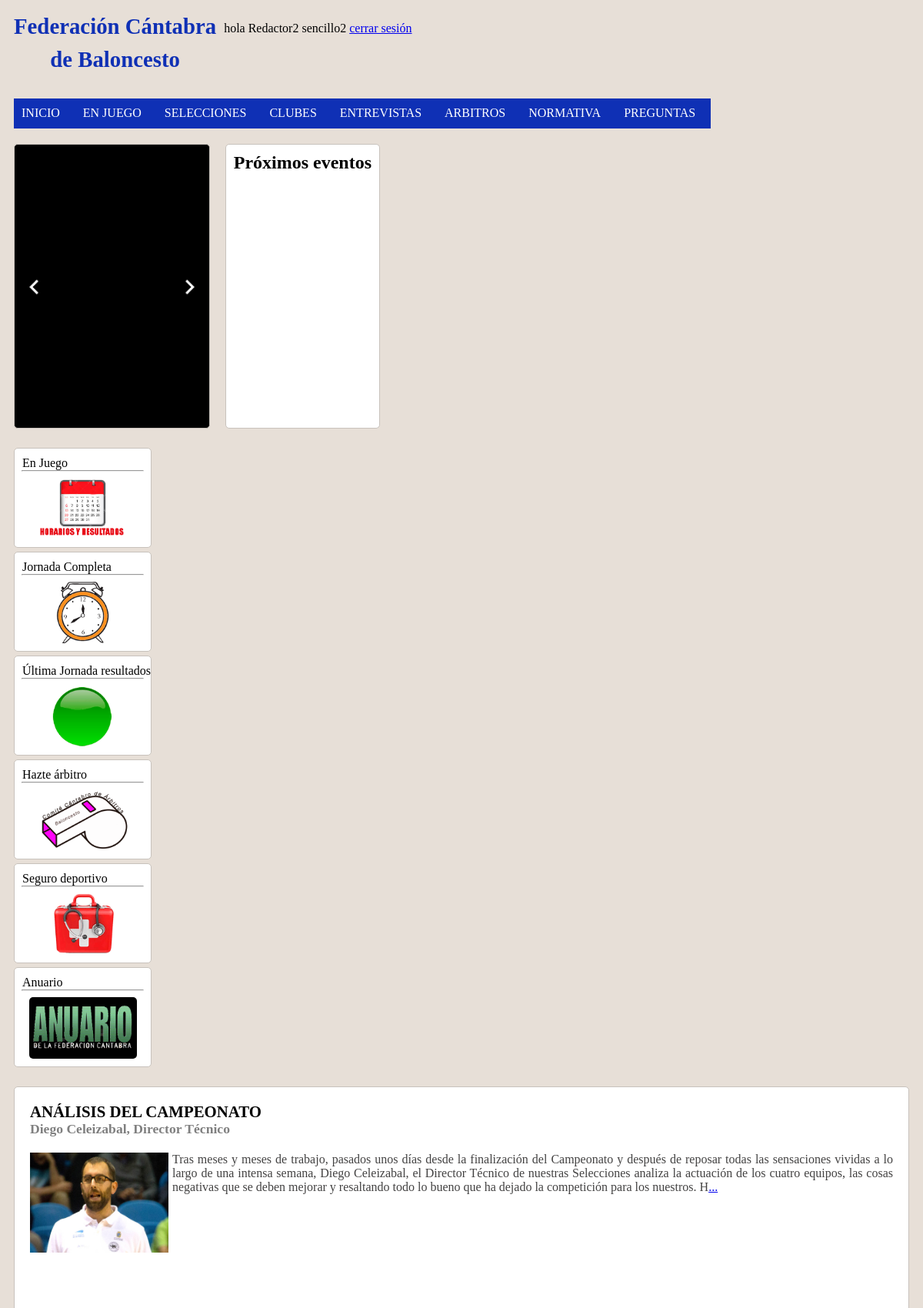
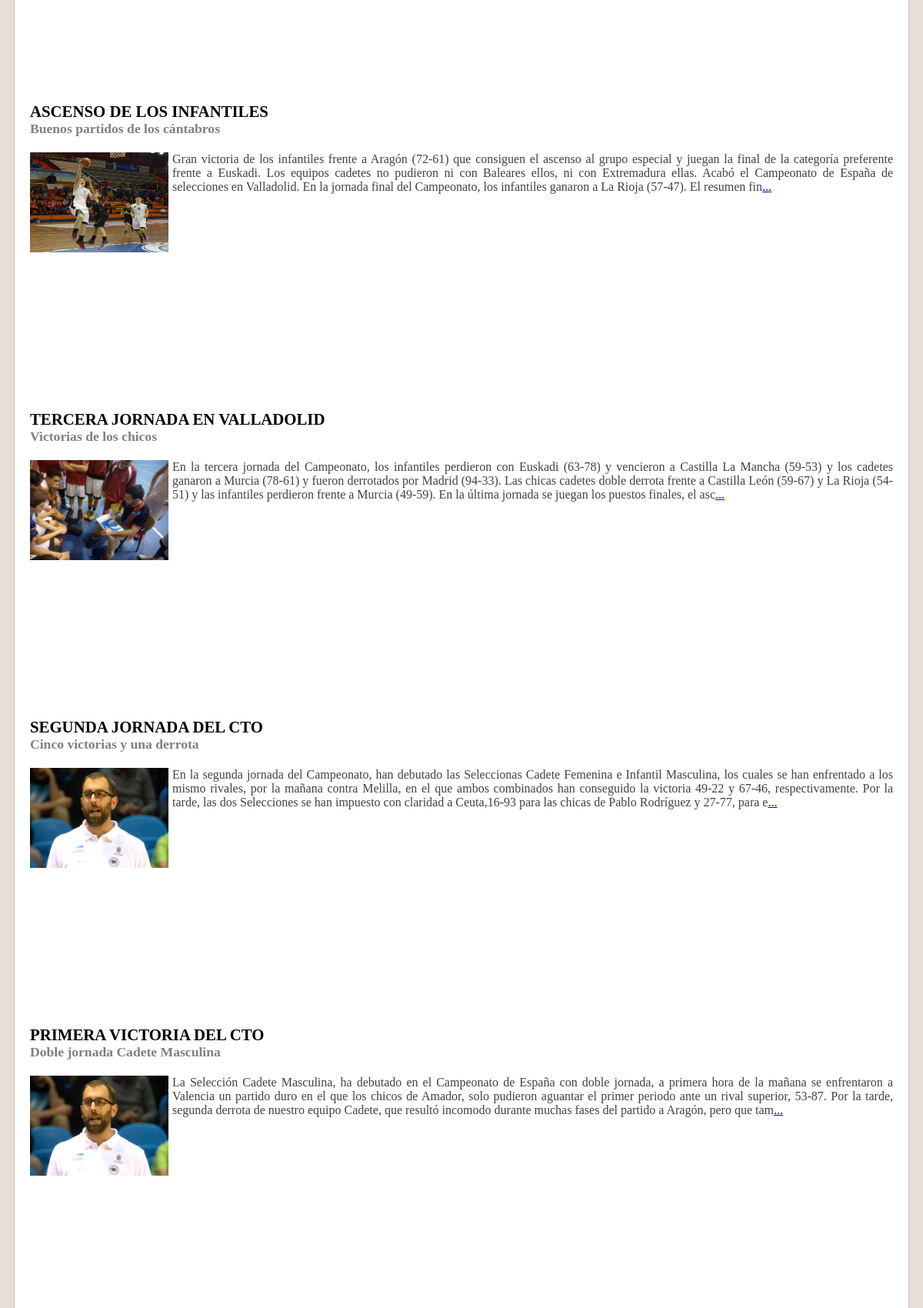
The app's page / (signed in, upper part) with its own data (2 pictures, top to bottom).
### tables this page shows
CREATE TABLE IF NOT EXISTS noticias (
	id int(10) NOT NULL AUTO_INCREMENT PRIMARY KEY,
	id_usuario int(10) NOT NULL,
	id_categoria int(10) NOT NULL,
	id_subcategoria int(10) NOT NULL,
	titulo varchar(50) NOT NULL,
	subtitulo varchar(50),
	texto varchar(1500) NOT NULL,
	fecha date NOT NULL,
	imagen varchar(255)
);

### librerias/framework.php (called while the page is built, shortened)
<?php
include 'librerias/conexionpdo.php';
function loader($componente){
	include 'controllers/'.$componente.'_controller.php';
	$buffer = ob_get_clean();
	return $buffer;
}

### models/main_model.php (called while the page is built, shortened)
<?php
class modelMain{
    public static function obtenNoticias($categoria,$subcategoria){
        $db = new database();
        $sql = 'SELECT noticias.id ,noticias.titulo, noticias.subtitulo, noticias.texto, noticias.fecha, noticias.imagen FROM noticias,categorias,subcategorias WHERE categorias.nombre = :categoria_nombre AND subcategorias.nombre = :subcategoria_nombre AND noticias.id_categoria = categorias.id AND noticias.id_subcategoria = subcategorias.id LIMIT 6';
        $params = array(
            ':categoria_nombre'   => $categoria,
            ':subcategoria_nombre' => $subcategoria
        );
        $db->query($sql,$params);
        $noticias = $db->cargaMatriz();
        return $noticias;
    }
}
?>

### librerias/conexionpdo.php (called while the page is built, shortened)
<?php
class database {
    private $conexion;
    private $stmt;
    private $driver = 'mysql';
    private $dbhost = 'localhost';
    private $dbuser = 'jesus';
    private $dbpass = 'bueno';
    private $dbname = 'federacion';
    public function __construct() {
        try {
            $this->conexion = new PDO($this->driver.':host='.$this->dbhost.';dbname='.$this->dbname, $this->dbuser, $this->dbpass,array(PDO::MYSQL_ATTR_INIT_COMMAND => 'SET NAMES  \'UTF8\''));
        } catch (Exception $e) {
            echo "Se ha producido un error en la conexion con la BD.";
            echo "¡Error!: " . $e->getMessage() . "";
        }
    }
    public function query($sql,$params = null){
        $this->stmt = $this->conexion->prepare($sql);
        $this->stmt->execute($params);
    }
    public function cargaMatriz(){
        $lista = array();
        while($fila = $this->stmt->fetch(PDO::FETCH_ASSOC)){
            $lista[] = $fila;
        }
        return $lista;
    }
}
?>

### views/main_view.php (the view, shortened to what this page needs)
<html>
	<head>
		<link rel="stylesheet" href="css/estilos.css">
	</head>
	<body onload="play()">
		<?php include 'componentes/header.php'; ?>
		<?php  include 'componentes/nav.php'; ?>
		<?php  include 'componentes/slider.php'; ?>
		<?php  include 'componentes/agenda.php'; ?>
		<?php  include 'componentes/aside.php'; ?>
		<article class="col-8">
			<div id="noticias" class="col-16">
	        	<?php
		        foreach($noticias as $noticia){
		        	$textoCortado = substr($noticia['texto'],0,400);
		            echo "<div class='noticia col-8'>";
		            echo "<h3><a href='index.php?option=main&verNoticia=".$noticia['id']."'>".$noticia['titulo']."</a></h3>";
		            echo "<h5>".$noticia['subtitulo']."</h5>";
		            echo "<p> <img class='imagenNoticia' src='css/imagenes/noticias/".$noticia['imagen']."' /> ".$textoCortado."<a  href='index.php?option=main&verNoticia=".$noticia['id']."'>...</a></p>";
		            echo "</div>";
		        } ?>
	    	</div>
   		</article>
	</body>
</html>

### css/estilos.css (style rules this page uses)
body { background-color:rgb(231, 223, 215); }
#noticias { background-color:white; border:1px solid #C8C2BC; }
.noticia { text-align:center; margin:0 auto; margin-bottom:0px; height:400px; }
.noticia h3, .noticiaInd h3 { margin:0px; font-size: 1.3em; text-align:left; color:#242323; }
.noticia h3 a, .noticiaInd h3 a { text-decoration: none;color:black; }
.noticia h5, .noticiaInd h5 { margin:0px; font-size: 1.1em; color:gray; text-align:left; margin-bottom:20px; }
.imagenNoticia { width:180px; height:130px; border-radius:0px; float:left; margin-right:5px; }
.noticia p, .noticiaInd p { color:#434242; text-align:justify; font-size:1em; margin-bottom:0px; }
* { box-sizing: border-box; border-radius:5px 5px; font-family:candara; }
[class*="col-"] { float: left; padding: 10px; }

### records on screen
noticias: titulo "ANÁLISIS DEL CAMPEONATO", subtitulo "Diego Celeizabal, Director Técnico", imagen (picture), texto "Tras meses y meses de trabajo, pasados unos días desde la finalización del Campeonato y después de reposar todas las sensaciones vividas a lo largo de una intensa semana, Diego Celeizabal, el Director Técnico de nuestras Selecciones analiza la actuación de los cuatro equipos, las cosas negativas que se deben mejorar y resaltando todo lo bueno que ha dejado la competición para los nuestros. H"
noticias: titulo "ASCENSO DE LOS INFANTILES", subtitulo "Buenos partidos de los cántabros", imagen (picture), texto "Gran victoria de los infantiles frente a Aragón (72-61) que consiguen el ascenso al grupo especial y juegan la final de la categoría preferente frente a Euskadi. Los equipos cadetes no pudieron ni con Baleares ellos, ni con Extremadura ellas. Acabó el Campeonato de España de selecciones en Valladolid. En la jornada final del Campeonato, los infantiles ganaron a La Rioja (57-47). El resumen fin"
noticias: titulo "TERCERA JORNADA EN VALLADOLID", subtitulo "Victorias de los chicos", imagen (picture), texto "En la tercera jornada del Campeonato, los infantiles perdieron con Euskadi (63-78) y vencieron a Castilla La Mancha (59-53) y los cadetes ganaron a Murcia (78-61) y fueron derrotados por Madrid (94-33). Las chicas cadetes doble derrota frente a Castilla León (59-67) y La Rioja (54-51) y las infantiles perdieron frente a Murcia (49-59). En la última jornada se juegan los puestos finales, el asc"
noticias: titulo "SEGUNDA JORNADA DEL CTO", subtitulo "Cinco victorias y una derrota", imagen (picture), texto "En la segunda jornada del Campeonato, han debutado las Seleccionas Cadete Femenina e Infantil Masculina, los cuales se han enfrentado a los mismo rivales, por la mañana contra Melilla, en el que ambos combinados han conseguido la victoria 49-22 y 67-46, respectivamente. Por la tarde, las dos Selecciones se han impuesto con claridad a Ceuta,16-93 para las chicas de Pablo Rodríguez y 27-77, para e"
noticias: titulo "PRIMERA VICTORIA DEL CTO", subtitulo "Doble jornada Cadete Masculina", imagen (picture), texto "La Selección Cadete Masculina, ha debutado en el Campeonato de España con doble jornada, a primera hora de la mañana se enfrentaron a Valencia un partido duro en el que los chicos de Amador, solo pudieron aguantar el primer periodo ante un rival superior, 53-87. Por la tarde, segunda derrota de nuestro equipo Cadete, que resultó incomodo durante muchas fases del partido a Aragón, pero que tam"

### other values on screen
$_SESSION['nombre'] "Redactor2"
$_SESSION['apellido'] "sencillo2"
